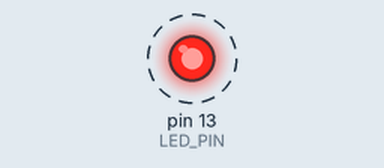
This sketch was run on a simulated Arduino Uno, built with avr-gcc and run on an emulated ATmega328P. On the bench: output pins drawn as LEDs (lit = HIGH). Dashed ring = blinking. What the sketch prints to the serial monitor is not drawn.

Above: at 0.2 s.
Timing chart, 0 to 3.0 s (numbered marks = the images above):
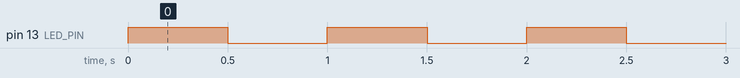

The sketch:

sketch.ino
```cpp
// EI TOKEN 案例 · 闪烁 LED
// 让灯一秒闪一次，确认板子、驱动、烧录全都通了
// 适用：Arduino Uno / Arduino Nano / ESP32 DevKit / ESP32-S3 DevKitC

#if defined(CONFIG_IDF_TARGET_ESP32S3)
const int LED_PIN = 2;
#elif defined(ESP32)
const int LED_PIN = 2;
#else
const int LED_PIN = 13;
#endif

void setup() {
  Serial.begin(115200);
  pinMode(LED_PIN, OUTPUT);
  Serial.println("EIT blink ready");
}

void loop() {
  digitalWrite(LED_PIN, HIGH);   // 灯亮
  Serial.println("LED ON");
  delay(500);
  digitalWrite(LED_PIN, LOW);    // 灯灭
  Serial.println("LED OFF");
  delay(500);
}
```

Measured:
- by itself, pin 13 (LED_PIN): alternates HIGH for 0.50 s and LOW for 0.50 s
